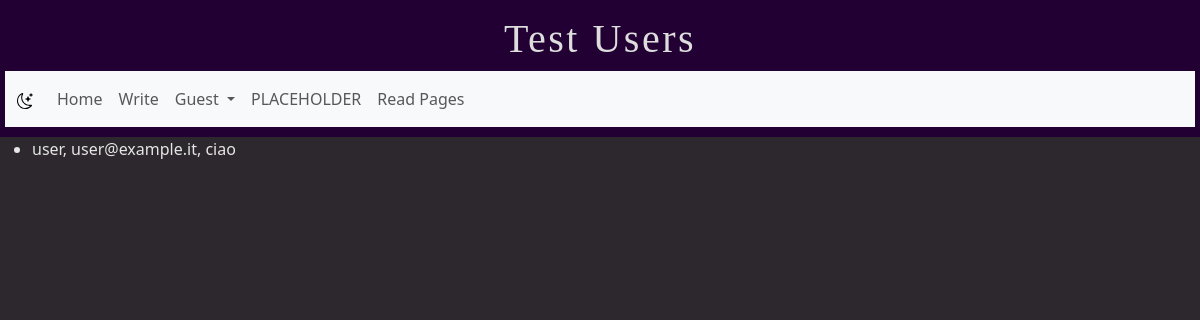
Page /testuser on the earlier database version.
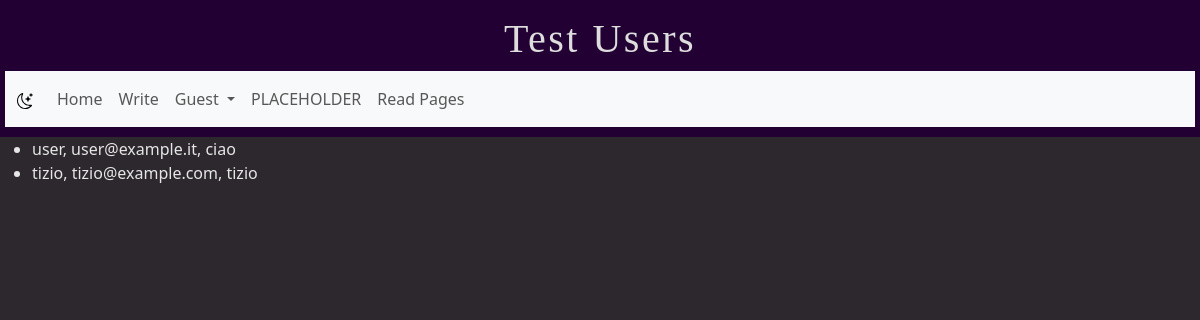
Same page on the later database version.
### app/models.py (models this page shows)
class User(db.Model):
  metadata_obj
  id = db.Column(db.Integer, primary_key = True)
  name = db.Column(db.String(100), nullable = False)
  email = db.Column(db.String(100), unique = True, nullable = False)
  password = db.Column(db.String(16), nullable = False)
  pages = db.relationship('Page', backref = 'author', lazy = True)

### app/routes.py (the view)
@app.route('/testuser')
def testuser():
  users = User.query.all()
  return render_template('test-user.html', users=users, title='Test Users')

### app/templates/test-user.html (shortened to what this page needs)
{% extends('base.html') %}
{% block content %}
<ul>
{% for user in users %}
<li>{{ user.name }}, {{ user.email }}, {{ user.password }}</li>
{% endfor %}
</ul>
{% endblock %}

### app/templates/base.html (shortened to what this page needs)
<!DOCTYPE html>
<html lang="en">
<head>
  <link rel="stylesheet" href="{{ url_for('static', filename='styles/style.css') }}">
    <link
      href="https://cdn.jsdelivr.net/npm/bootstrap@5.3.6/dist/css/bootstrap.min.css"
      rel="stylesheet"
    />
  </head>
  <body>
    <header>
      <h1>{{title}}</h1>
      {% include 'navbar.html' %}
    </header>
      {% block content %}
      {% endblock %}
</body>
</html>

### app/templates/navbar.html (shortened to what this page needs)
<link rel="stylesheet" href="{{ url_for('static', filename='/styles/style.css') }}">
<nav class="navbar navbar-expand-lg bg-body-tertiary">
  <div class="container-fluid">
    <a class="navbar-brand" href="{{url_for('home')}}"><img src="static\styles\moon-stars.svg" /></a>
    <div class="collapse navbar-collapse" id="navbarElements">
      <ul class="navbar-nav me-auto mb-2 mb-lg-0">
        <li class="nav-item">
          <a class="nav-link" href="{{url_for('home')}}">Home</a>
        </li>
        <li class="nav-item">
          <a class="nav-link" href="{{ url_for('write') }}">Write</a>
        </li>
        <li class="nav-item dropdown">
          <a
            class="nav-link dropdown-toggle"
            href="#"
            role="button"
            data-bs-toggle="dropdown"
            aria-expanded="false"
          >
            {% if 'username' in session %}
            {{ session['username'] }}
            {% else %}
            Guest
            {% endif %}
          </a>
        </li>
        <li class="nav-item">
          <a class="nav-link" href="#">PLACEHOLDER</a>
        </li>
        <li class="nav-item">
          <a class="nav-link" href="{{ url_for('read') }}">Read Pages</a>
        </li>
      </ul>
    </div>
  </div>
</nav>

### app/static/styles/style.css (style rules this page uses)
header { background-color: rgb(34, 0, 51); padding: 5px; padding-bottom: 10px; text-align: center; }
header h1 { font-family: 'Old English Text MT', fantasy; letter-spacing: 2.5px; font-weight: lighter; color: rgb(221, 221, 221); margin-top: 10px; }
body { background-color: rgb(45, 40, 45); color: rgb(230, 230, 230); }

Differences in the rows shown:
added User: name "tizio", email "tizio@example.com", password "tizio"
